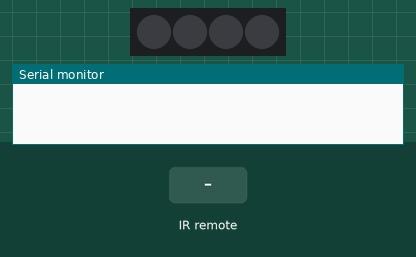
This sketch was run on a simulated Arduino Uno, built with avr-gcc and run on an emulated ATmega328P. Shown: 4 RGB LEDs in strip order, left to right, the last lines printed to the serial monitor. The inputs (shaded band) are chosen by the test bench. Dim RGB values are drawn brighter than linear.

Above: at 1.2 s.
1.3 s: infrared code 0xBF40FF00 received
At 2.5 s:
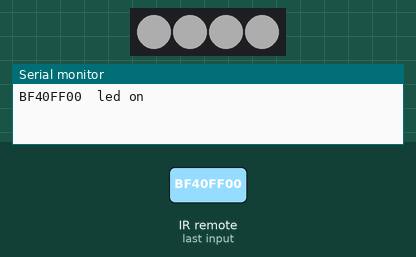
2.8 s: infrared code 0xE916FF00 received
At 3.8 s:
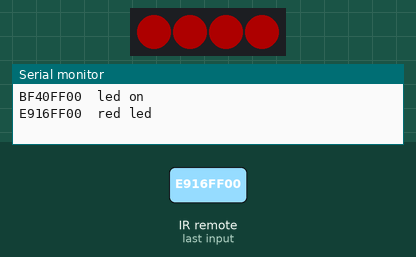
4.3 s: infrared code 0xE619FF00 received
At 4.9 s:
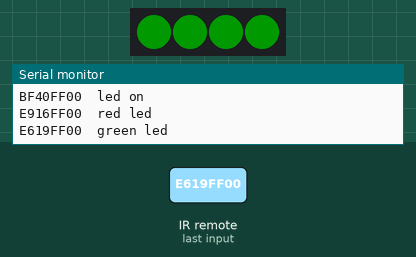
5.8 s: infrared code 0xF20DFF00 received
At 6.1 s:
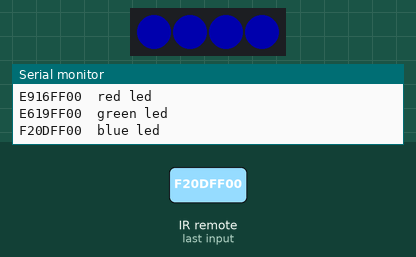
7.3 s: infrared code 0xF30CFF00 received
At 8.4 s:
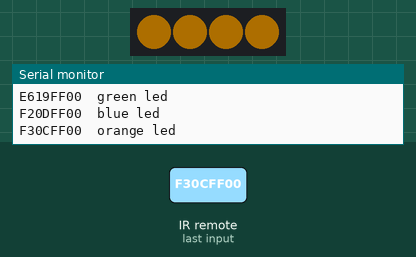
8.8 s: infrared code 0xE718FF00 received
At 9.5 s:
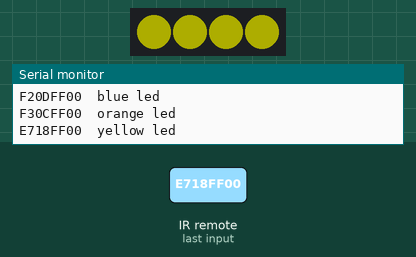
Timing chart, 0 to 11.3 s (numbered marks = the images above; inputs shaded):
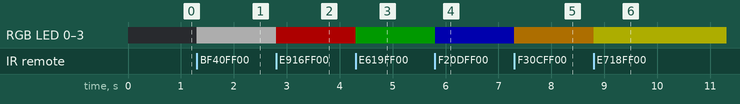

Measured:
- after the input at 1.3 s, RGB LED 0–3: off → RGB(50, 50, 50) at once
- after the input at 2.8 s, RGB LED 0–3: RGB(50, 50, 50) → RGB(50, 0, 0) at once
- after the input at 4.3 s, RGB LED 0–3: RGB(50, 0, 0) → RGB(0, 25, 0) at once
- after the input at 5.8 s, RGB LED 0–3: RGB(0, 25, 0) → RGB(0, 0, 50) at once
- after the input at 7.3 s, RGB LED 0–3: RGB(0, 0, 50) → RGB(50, 32, 0) at once
- after the input at 8.8 s, RGB LED 0–3: RGB(50, 32, 0) → RGB(50, 50, 0) at once

The sketch:

IR_control_LED.ino
```cpp
/*
 * 名称   : IR Control LED
 * 功能   : 红外遥控SK6812RGB模块上4个LED灯珠亮不同颜色灯
 * 作者   : http://www.keyes-robot.com/
*/
#include <Arduino.h>
#include <IRremote.hpp>
#include <FastLED.h>

#define IR_RECEIVE_PIN  5   // 定义红外接收模块引脚D5
IRrecv irrecv(IR_RECEIVE_PIN);     // 创建一个用于接收类的类对象
decode_results results;     // 创建一个解码结果类对象

#define NUM_LEDS 4   //定义SK6812 RGB模块上LED灯珠数量
#define LED_PIN  3   //定义SK6812 RGB模块控制引脚为D3
CRGB leds[NUM_LEDS];

boolean flag = true;  //LED标志钻头

void setup() {
  Serial.begin(9600);
  IrReceiver.begin(IR_RECEIVE_PIN, ENABLE_LED_FEEDBACK);  // 启动接收器
  FastLED.addLeds<WS2812B, LED_PIN, GRB>(leds, NUM_LEDS);
  FastLED.setBrightness(50);   //设置SK6812 RGB的亮度
}

void loop() {
  if (IrReceiver.decode()) {
      Serial.print(IrReceiver.decodedIRData.decodedRawData, HEX);  // 打印原始数据
      // IrReceiver.printIRResultShort(&Serial); // 在一行中打印接收到的完整数据
      // IrReceiver.printIRSendUsage(&Serial);  // 打印发送这些数据所需的语句
      handleControl(IrReceiver.decodedIRData.decodedRawData);      // 处理来自远程控制的命令
      IrReceiver.resume(); // 启用接收下一个值
  }
}

void handleControl(unsigned long value){
  if (value == 0xBF40FF00 && flag == true){ // 接收数字“OK”
    fill_solid(leds, NUM_LEDS, CRGB::White);   // SK6812 RGB模块4个LED灯珠亮白灯
    FastLED.show();
    delay(10);
    Serial.println("  led on");
    flag = false;
  }
  else if (value == 0xBF40FF00 && flag == false){ // 接收数字“OK”
    fill_solid(leds, NUM_LEDS, CRGB::Black);  // SK6812 RGB模块4个LED灯珠不亮
    FastLED.show();
    delay(10);
    Serial.println("  led off");
    flag = true;
  }
  else if(value == 0xE916FF00){
    fill_solid(leds, NUM_LEDS, CRGB::Red);  // SK6812 RGB模块4个LED灯珠亮红色灯
    FastLED.show();
    delay(10);
    Serial.println("  red led");

  }
  else if(value == 0xE619FF00){
    fill_solid(leds, NUM_LEDS, CRGB::Green);  // SK6812 RGB模块4个LED灯珠亮绿色灯
    FastLED.show();
    delay(10);
    Serial.println("  green led");
  }
  else if(value == 0xF20DFF00){
    fill_solid(leds, NUM_LEDS, CRGB::Blue);  // SK6812 RGB模块4个LED灯珠亮蓝色灯
    FastLED.show();
    delay(10);
    Serial.println("  blue led");
  }
  else if(value == 0xF30CFF00){
    fill_solid(leds, NUM_LEDS, CRGB::Orange);  // SK6812 RGB模块4个LED灯珠亮橙色灯
    FastLED.show();
    delay(10);
    Serial.println("  orange led");
  }
  else if(value == 0xE718FF00){
    fill_solid(leds, NUM_LEDS, CRGB::Yellow);  // SK6812 RGB模块4个LED灯珠亮黄色灯
    FastLED.show();
    delay(10);
    Serial.println("  yellow led");
  }
  else if(value == 0xA15EFF00){
    fill_solid(leds, NUM_LEDS, CRGB::Purple);  // SK6812 RGB模块4个LED灯珠亮紫色灯
    FastLED.show();
    delay(10);
    Serial.println("  purple led");
  }
  else if(value == 0xF708FF00){
    fill_solid(leds, NUM_LEDS, CRGB::Gold);  // SK6812 RGB模块4个LED灯珠亮金色灯
    FastLED.show();
    delay(10);
    Serial.println("  gold led");
  }
  else if(value == 0xE31CFF00){
    fill_solid(leds, NUM_LEDS, CRGB::Pink);  // SK6812 RGB模块4个LED灯珠亮粉红色灯
    FastLED.show();
    delay(10);
    Serial.println("  pink led");
  }
  else if(value == 0xA55AFF00){
    fill_solid(leds, NUM_LEDS, CRGB::Magenta);  // SK6812 RGB模块4个LED灯珠亮品红色灯
    FastLED.show();
    delay(10);
    Serial.println("  magenta led");
  }
}
```
